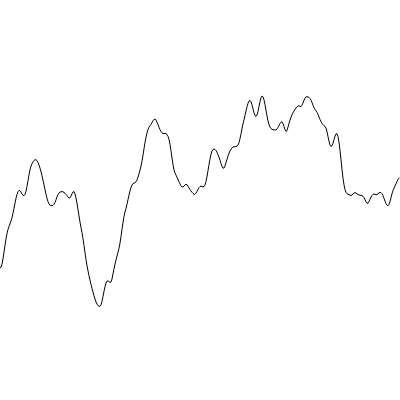
Frame 1 (no input)
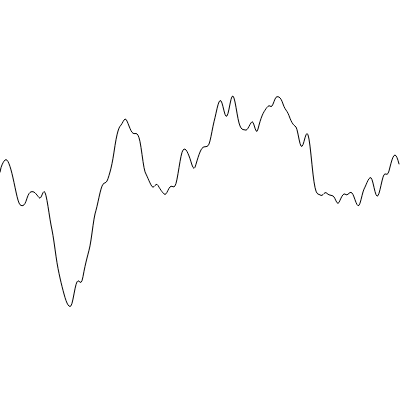
Frame 60 (no input)
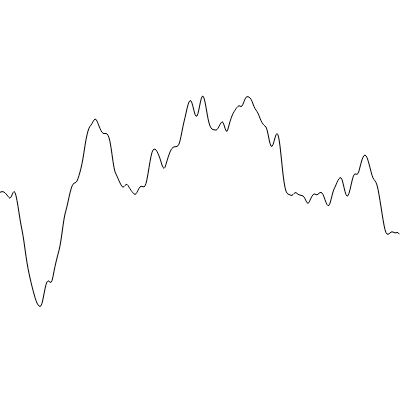
Frame 120 (the mouse pressed at the canvas centre since frame 60)

The p5.js sketch that drew these frames (run headless with seeded random() and noise() and a simulated clock; from frame 60 on, the mouse is pressed at the canvas centre):

// p5.js sketch
// ── sketch.js
//fluxhype
//Perlin Noise 1D
//Exercise via Daniel Shiffman

// var xoff1 = 0;
// var xoff2 = 10000;

var inc = 0.01;
var start = 0;

function setup() {
    colorMode(HSL);
    createCanvas(400, 400);
}

function draw() {
    background(100);

    stroke(0);
    noFill();

    beginShape();
    var xoff = start;
    for (var x = 0; x < width; x++) {
        stroke(0);
        var n = map(noise(xoff), 0, 1, 0, height);
        var s = map(sin(xoff), -1, 1, -50, 50);
        var y = s + n;


        // var y = map(noise(xoff), 0, 1, 0, height);
        vertex(x, y);
        xoff += 0.02;
    }
    endShape();

    start += inc;

    // noLoop();

    // var x = random(width);

    // var x = map(noise(xoff1), 0, 1, 0, width);
    // var y = map(noise(xoff2), 0, 1, 0, height);
    //
    // xoff1 += 0.02;
    // xoff2 += 0.02;


    // fill(0);
    // ellipse(x, y, 24, 24);
}
